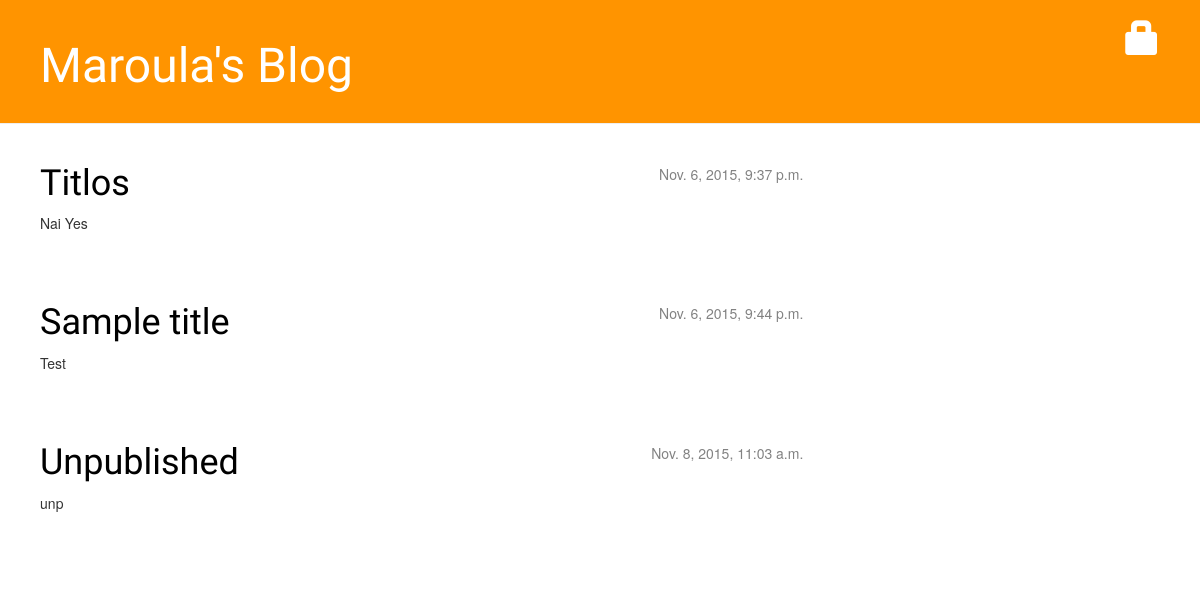
The page / on the database its author committed.
### blog/models.py (models this page shows, shortened)
class Post(models.Model):
    author = models.ForeignKey('auth.User')
    title = models.CharField(max_length=200)
    text = models.TextField()
    created_date = models.DateTimeField(
            default=timezone.now)
    published_date = models.DateTimeField(
            blank=True, null=True)

### blog/views.py (the view)
# urls.py: url(r'^$', views.post_list, name='post_list'),
def post_list(request):
    posts = Post.objects.filter(published_date__lte=timezone.now()).order_by('published_date')
    return render(request, 'blog/post_list.html', {'posts': posts})

### blog/templates/blog/post_list.html
{% extends "blog/base.html" %}
{% block content %}
    {% for post in posts %}
        <div class="post">
            <div class="date">
                {{ post.published_date }}
            </div>
            <h1><a href="{% url "post_detail" pk=post.pk %}">{{ post.title }}</a></h1>
            <p>{{ post.text|linebreaks }}</p>
        </div>
    {% endfor %}
{% endblock %}

### blog/static/css/blog.css (style rules this page uses)
h1, h2, h3, h4 { font-family: 'Lobster', cursive; }
.date { float: right; color: #828282; }
.post { margin-bottom: 70px; }
.post h1 a, .post h1 a:visited { color: #000000; }

### rows shown on the page
Post: published_date "Nov. 6, 2015, 9:37 p.m.", title "Titlos", text "Nai Yes"
Post: published_date "Nov. 6, 2015, 9:44 p.m.", title "Sample title", text "Test"
Post: published_date "Nov. 8, 2015, 11:03 a.m.", title "Unpublished", text "unp"
